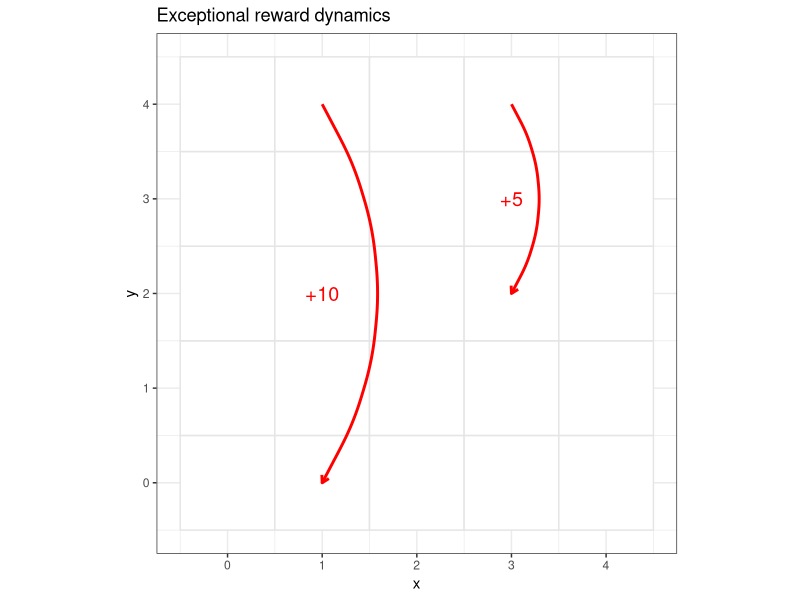
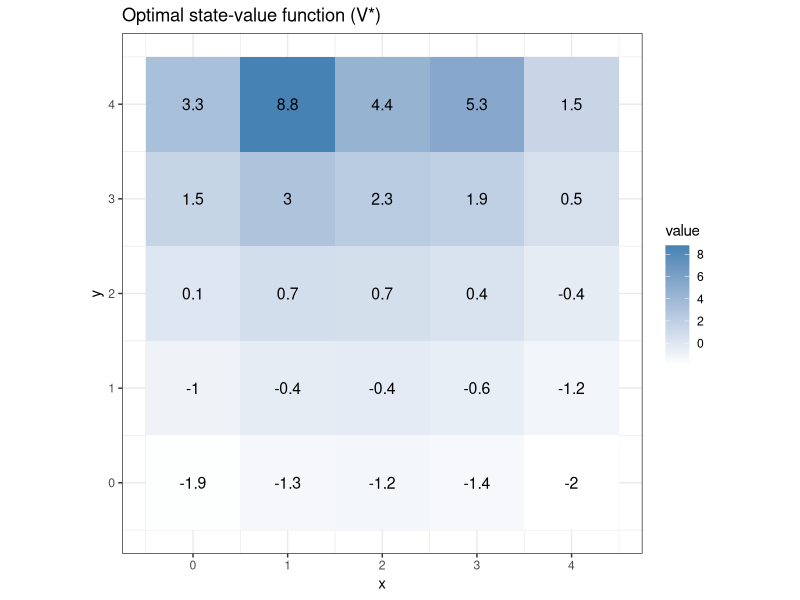
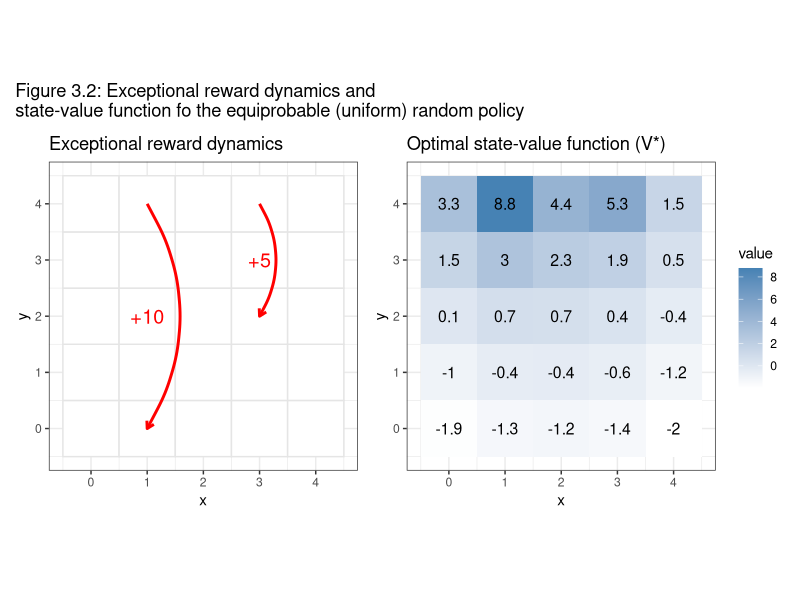
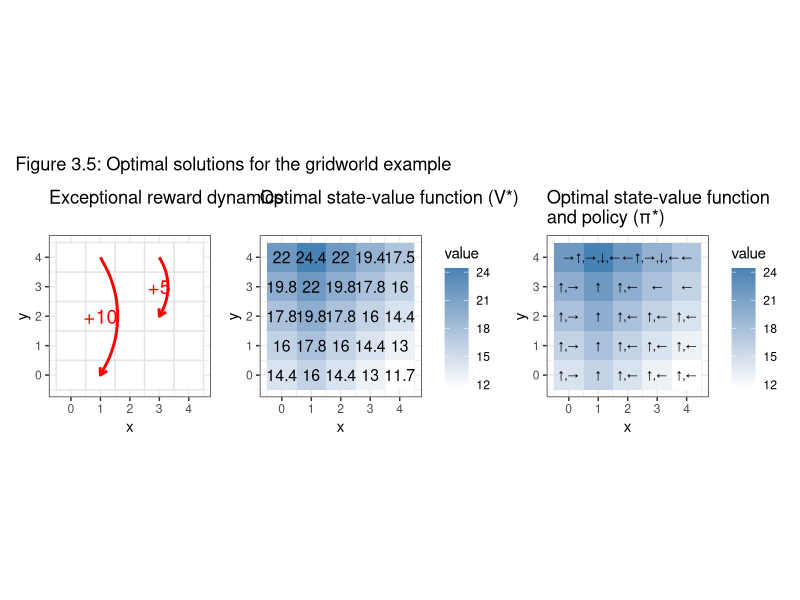
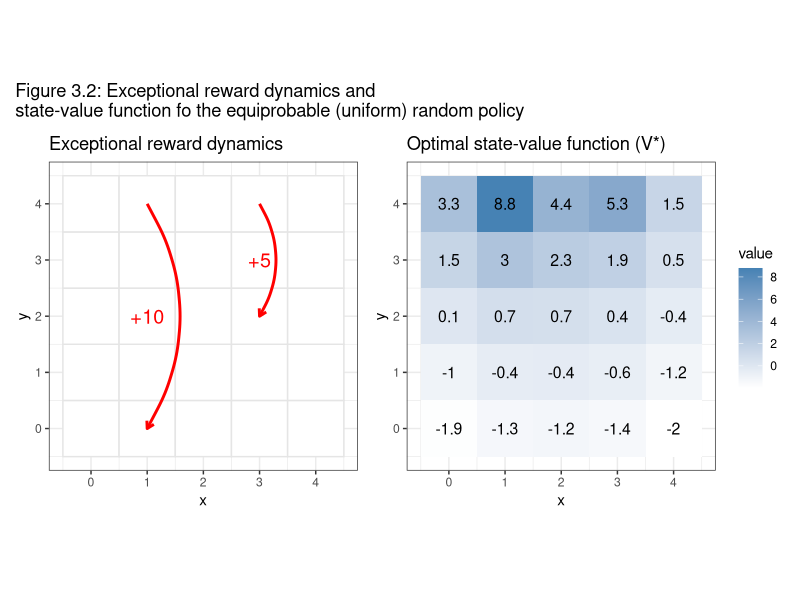
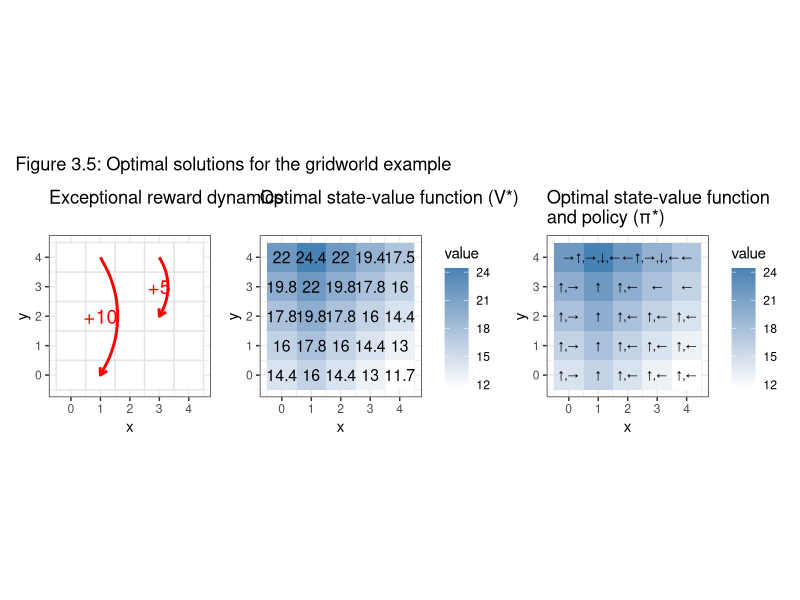

R code for these plots, in order:
library(ggplot2); theme_set(theme_bw())
library(dplyr)
library(patchwork)

rows <- 5
cols <- 5
gamma <- 0.9
threshold <- 1e-6
actions <- list(
  up = c(0, 1),
  right = c(1, 0),
  down = c(0, -1),
  left = c(-1, 0)
)

# Special states (0-indexed)
A <- c(1, 4)
Aprime <- c(1, 0)
B <- c(3, 4)
Bprime <- c(3, 2)

special_transition <- function(state) {
  if (all(state == A)) {
    return(list(TRUE, 10, Aprime))
  }
  if (all(state == B)) {
    return(list(TRUE, 5, Bprime))
  }
  list(FALSE, NA, NA)
}

full_backup <- function(state, action, V_mat) {
  sp <- special_transition(state)
  if (sp[[1]]) {
    ns <- sp[[3]]
    r <- sp[[2]]
    return(r + gamma * V_mat[ns[2] + 1, ns[1] + 1])
  }
  
  ns <- state + action
  if (ns[1] < 0 || ns[1] >= cols || ns[2] < 0 || ns[2] >= rows) {
    ns <- state
    r <- -1
  } else {
    r <- 0
  }
  V_next <- V_mat[ns[2] + 1, ns[1] + 1]
  r + gamma * V_next
}

compute_V <- function() {
  V <- matrix(0, nrow = rows, ncol = cols)
  repeat {
    delta <- 0
    V_new <- V
    for (y in 0:(rows - 1)) {
      for (x in 0:(cols - 1)) {
        state <- c(x, y)
        backups <- sapply(actions, function(act) full_backup(state, act, V))
        old_val <- V[y + 1, x + 1]
        new_val <- mean(backups)
        V_new[y + 1, x + 1] <- new_val
        delta <- delta + abs(new_val - old_val)
      }
    }
    V <- V_new
    if (delta < threshold) break
  }
  V
}

compute_V_star <- function() {
  V <- matrix(0, nrow = rows, ncol = cols)
  policy <- vector("list", rows * cols)
  repeat {
    delta <- 0
    V_new <- V
    for (y in 0:(rows - 1)) {
      for (x in 0:(cols - 1)) {
        state <- c(x, y)
        q_vals <- sapply(actions, function(act) full_backup(state, act, V))
        old_val <- V[y + 1, x + 1]
        new_val <- max(q_vals)
        V_new[y + 1, x + 1] <- new_val
        delta <- delta + abs(new_val - old_val)
        best_actions <- names(q_vals)[abs(q_vals - new_val) < 1e-6]
        policy[[state_to_index(state)]] <- best_actions
      }
    }
    V <- V_new
    if (delta < threshold) break
  }
  list(V = V, policy = policy)
}

state_to_index <- function(state) {
  state[2] * cols + state[1] + 1
}

prepare_plot_df <- function(V) {
  df <- expand.grid(x = 0:(cols - 1), y = 0:(rows - 1))
  df$value <- as.vector(t(V))
  df
}

plot_value_function <- function(V) {
  df <- prepare_plot_df(V)
  ggplot(df, aes(x = x, y = y, fill = value)) +
    geom_tile() +
    geom_text(aes(label = round(value, 1)), size = 4) +
    scale_fill_gradient(low = "white", high = "steelblue") +
    labs(title = "Optimal state-value function (V*)", x = "x", y = "y") +
    scale_x_continuous(breaks = 0:(cols - 1)) +
    scale_y_continuous(breaks = 0:(rows - 1)) +
    coord_fixed()
}

plot_optimal_policy <- function(V, policy) {
  df <- prepare_plot_df(V)
  
  arrow_df <- expand.grid(x = 0:(cols - 1), y = 0:(rows - 1))
  arrow_df$action <- ""
  
  action_symbols <- c(up = "\u2191", right = "\u2192", down = "\u2193", left = "\u2190")
  
  for (y in 0:(rows - 1)) {
    for (x in 0:(cols - 1)) {
      idx <- state_to_index(c(x, y))
      acts <- policy[[idx]]
      if (length(acts) > 0) {
        arrow_df$action[arrow_df$x == x & arrow_df$y == y] <- paste(action_symbols[acts], collapse = ",")
      }
    }
  }
  
  ggplot(df, aes(x = x, y = y, fill = value)) +
    geom_tile() +
    geom_text(data = arrow_df, aes(x = x, y = y, label = action),
              size = 3, vjust = 0.5, inherit.aes = FALSE) +
    scale_fill_gradient(low = "white", high = "steelblue") +
    labs(title = "Optimal state-value function\nand policy (π*)", x = "x", y = "y") +
    scale_x_continuous(breaks = 0:(cols - 1)) +
    scale_y_continuous(breaks = 0:(rows - 1)) +
    coord_fixed()
}

plot_exceptional_dynamics <- function() {
  df <- expand.grid(x = 0:(cols - 1), y = 0:(rows - 1))
  p <- ggplot(df, aes(x = x, y = y)) +
    geom_tile(color = "grey90", fill = "white", size = 0.5) +
    scale_x_continuous(breaks = 0:(cols - 1)) +
    scale_y_continuous(breaks = 0:(rows - 1)) +
    coord_fixed() +
    labs(title = "Exceptional reward dynamics", x = "x", y = "y")
  
  transitions <- data.frame(
    x = c(A[1], B[1]),
    y = c(A[2], B[2]),
    xend = c(Aprime[1], Bprime[1]),
    yend = c(Aprime[2], Bprime[2]),
    reward = c(10, 5)
  )
  
  p <- p + geom_curve(data = transitions,
                      aes(x = x, y = y, xend = xend, yend = yend),
                      curvature = -0.3,
                      arrow = arrow(length = unit(0.2, "cm")),
                      colour = "red", size = 1)
  
  transitions$mid_x <- (transitions$x + transitions$xend) / 2
  transitions$mid_y <- (transitions$y + transitions$yend) / 2
  
  p + geom_text(data = transitions,
                aes(x = mid_x, y = mid_y, label = paste0("+", reward)),
                colour = "red", size = 5)
}

# Compute value functions and policy
V_uniform <- compute_V()
optimal <- compute_V_star()
V_optimal <- optimal$V
policy <- optimal$policy

# fig 3_2 ----
# Plot from plot_exceptional_dynamics()
p_ex <- plot_exceptional_dynamics()
print(p_ex)

# Plot from plot_value_function() with uniform policy values
p_val <- plot_value_function(V_uniform)
print(p_val)

combined <- p_ex + p_val + plot_annotation(
  title = "Figure 3.2: Exceptional reward dynamics and \nstate-value function fo the equiprobable (uniform) random policy")

print(combined)

fig_num <- "3_2"
filename <- file.path(paste0("../figures/fig_", fig_num, ".png"))
ggsave(filename = filename, plot = combined, height = 4, width = 7)

# fig 3_5 ----
# p_ex: Exceptional reward dynamics plot
p_ex <- plot_exceptional_dynamics()

# p_Vstar: Optimal state-value function plot (V*) with printed values
p_Vstar <- plot_value_function(V_optimal)

# p_pi: Optimal policy plot (π*) with arrows inside cells
p_pi <- plot_optimal_policy(V_optimal, policy)

combined_fig2 <- (p_ex + p_Vstar + p_pi) + plot_annotation(
  title = "Figure 3.5: Optimal solutions for the gridworld example")

print(combined_fig2)

fig_num <- "3_5"
filename <- file.path(paste0("../figures/fig_", fig_num, ".png"))
ggsave(filename = filename, plot = combined_fig2, height = 4, width = 10)

# The gridworld example represents a simple Markov Decision Process (MDP) with a 5×5 grid where each cell is a state. The environment is defined by standard grid dynamics, with a discount factor (γ = 0.9) and a termination criterion based on a small change threshold (1e–6). The agent can move in one of four directions (up, right, down, left), but there are two special states (A and B) that trigger exceptional transitions:
#   
# **Special Transitions:**  
# 
# * When in state A (cell at (1,4)), any action leads the agent to state A′ (cell at (1,0)) with a reward of +10.  
# * When in state B (cell at (3,4)), any action leads the agent to state B′ (cell at (3,2)) with a reward of +5.
# 
# For other states, moving off the grid results in staying in the same state with a penalty of –1, while valid moves provide zero immediate reward.
# 
# Two main value functions are computed:
# - **Uniform Policy Value Function (V):**  
#   This is computed by averaging the backups (expected returns) over all actions, simulating a uniform random policy.
# - **Optimal Value Function (V\*):**  
#   Here, the Bellman optimality equation is used (taking the maximum over actions) to iteratively compute the optimal state-value function. Alongside V\*, the optimal policy (π\*) is derived, indicating for each state the action(s) that maximise the expected return.
# 
# The resulting figures illustrate these concepts:
#   
#   - **Figure 3.2 (Combined Uniform Policy and Exceptional Dynamics):**  
#   - *Top Panel – Exceptional Reward Dynamics:*  
#   This plot shows the grid with curved red arrows that indicate the special transitions from state A to A′ and from state B to B′. The arrows are annotated with the respective rewards (+10 and +5), highlighting the exceptional dynamics of the MDP.
# - *Bottom Panel – Uniform State-Value Function:*  
#   Here, the state-value function computed under a uniform random policy is visualised. Each cell displays its value (printed as text) and is colour-coded, providing a clear picture of how the environment’s dynamics (including the special transitions) propagate values throughout the grid.
# 
# - **Figure 3.5 (Combined Optimal Value and Policy):**  
#   This composite figure consists of three subplots:
#   1. *Exceptional Reward Dynamics:* (Same as in Figure 3.2)  
# Reiterates the exceptional transitions to contextualise the optimal calculations.
# 2. *Optimal State-Value Function (V\*):*  
#   The computed optimal values are displayed in each cell with both numerical annotations and a colour gradient, illustrating the effect of choosing the best possible actions.
# 3. *Optimal Policy (π\*):*  
#   This plot overlays directional arrows inside each grid cell, representing the optimal action(s) derived from V\*. The arrows correspond to the directions (up, right, down, left) that yield the highest expected return. In some cells, multiple arrows appear if several actions are equally optimal.
# 
# Together, these figures provide a comprehensive visualisation of the theory behind the gridworld MDP. They demonstrate how exceptional rewards influence value propagation, how a uniform policy evaluates state values, and how optimal decision-making is represented both in value terms and as explicit action choices within the grid.
